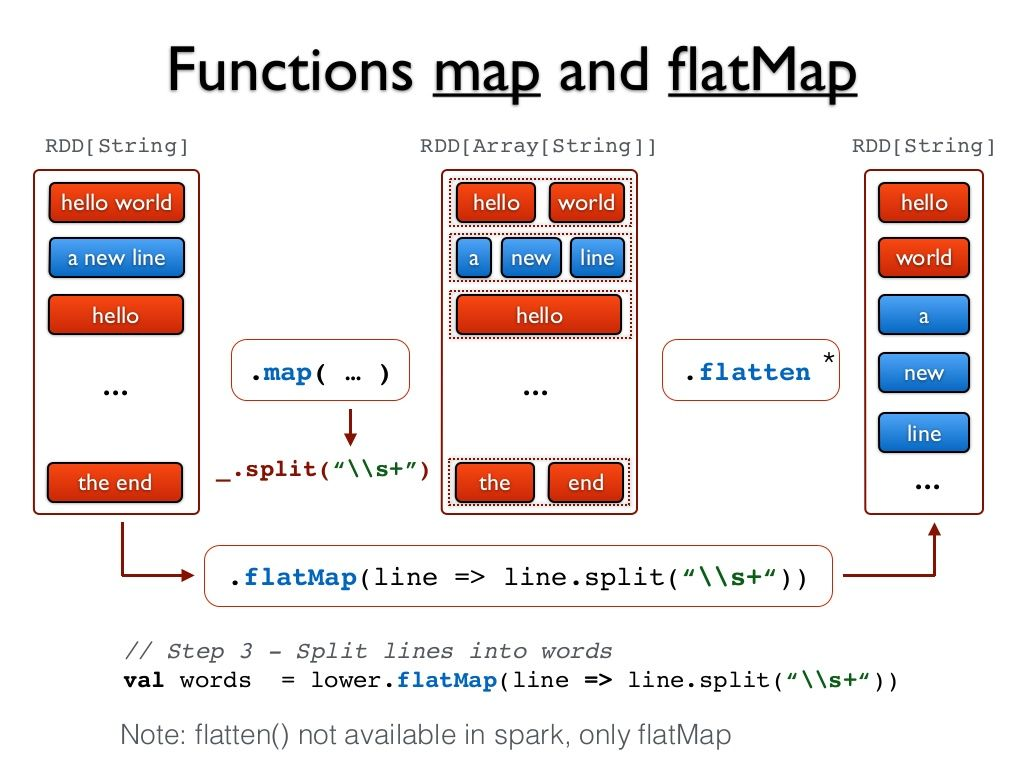
//> input picture ML & DL/DMIA_Industry_2019_Spring/seminar02/img/flatMap.jpg, 1024 x 768 px
$ ./main '../../../ML & DL/DMIA_Industry_2019_Spring/seminar02/img/flatMap.jpg' '../../../ML & DL/DMIA_Industry_2019_Spring/seminar02/img/reduceByKey.jpg'   (built with g++ and OpenCV 4)
//> lines starting //> are read from the running program, lines starting //| are printed output that depends on the picture; after the words box and inside, x2 and y2 are one past the last pixel; in counts of white or black regions, pixels touching at a corner belong together
#include <opencv2/imgcodecs.hpp>
#include <opencv2/highgui.hpp>
#include <opencv2/imgproc.hpp>
#include <iostream>

using namespace std;
using namespace cv;

static void help(char* progName)
{
    cout << endl
        <<  "This program shows how to filter images with mask: the write it yourself and the"
        << "filter2d way. " << endl
        <<  "Usage:"                                                                        << endl
        << progName << " [image_path -- default lena.jpg] [G -- grayscale] "        << endl << endl;
}


void Sharpen(const Mat& myImage,Mat& Result);

int main( int argc, char* argv[])
{
    help(argv[0]);
    const char* filename = argv[1];

    Mat src, dst0, dst1;

    if (argc >= 3 && !strcmp("G", argv[2]))
        src = imread(filename, IMREAD_GRAYSCALE);
    else
        src = imread(filename, IMREAD_COLOR);
//> src is the input picture: 768 rows x 1024 cols, CV_8UC3; mean B, G, R 229.3, 229.4, 235.2

    if (src.empty())
    {
        cerr << "Can't open image ["  << filename << "]" << endl;
        return EXIT_FAILURE;
    }

    namedWindow("Input", WINDOW_AUTOSIZE);
    namedWindow("Output", WINDOW_AUTOSIZE);

    imshow( "Input", src );
    double t = (double)getTickCount();

    Sharpen( src, dst0 );

    t = ((double)getTickCount() - t)/getTickFrequency();
    cout << "Hand written function time passed in seconds: " << t << endl;

    imshow( "Output", dst0 );
    waitKey();

  //![kern]
    Mat kernel = (Mat_<char>(3,3) <<  0, -1,  0,
                                   -1,  5, -1,
                                    0, -1,  0);
  //![kern]

    t = (double)getTickCount();

  //![filter2D]
    filter2D( src, dst1, src.depth(), kernel );
  //![filter2D]
    t = ((double)getTickCount() - t)/getTickFrequency();
    cout << "Built-in filter2D time passed in seconds:     " << t << endl;

    imshow( "Output", dst1 );

    waitKey();
    return EXIT_SUCCESS;
}
//! [basic_method]
void Sharpen(const Mat& myImage,Mat& Result)
{
  //! [8_bit]
    CV_Assert(myImage.depth() == CV_8U);  // accept only uchar images
  //! [8_bit]

  //! [create_channels]
    const int nChannels = myImage.channels();
//> nChannels = 3
    Result.create(myImage.size(),myImage.type());
  //! [create_channels]

  //! [basic_method_loop]
    for(int j = 1 ; j < myImage.rows-1; ++j)
    {
        const uchar* previous = myImage.ptr<uchar>(j - 1);
        const uchar* current  = myImage.ptr<uchar>(j    );
        const uchar* next     = myImage.ptr<uchar>(j + 1);

        uchar* output = Result.ptr<uchar>(j);

        for(int i= nChannels;i < nChannels*(myImage.cols-1); ++i)
        {
            *output++ = saturate_cast<uchar>(5*current[i]
                         -current[i-nChannels] - current[i+nChannels] - previous[i] - next[i]);
        }
    }
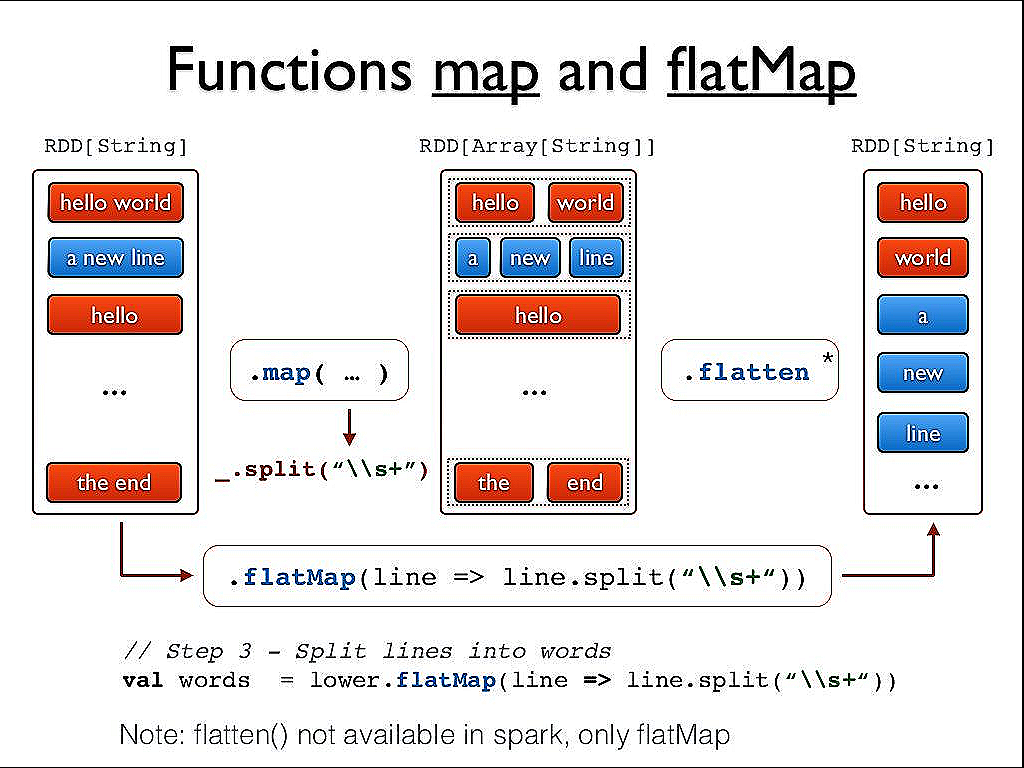
//> Result: 768 rows x 1024 cols, CV_8UC3; mean B, G, R 227.6, 227.4, 232.2
  //! [basic_method_loop]

  //! [borders]
    Result.row(0).setTo(Scalar(0));
    Result.row(Result.rows-1).setTo(Scalar(0));
    Result.col(0).setTo(Scalar(0));
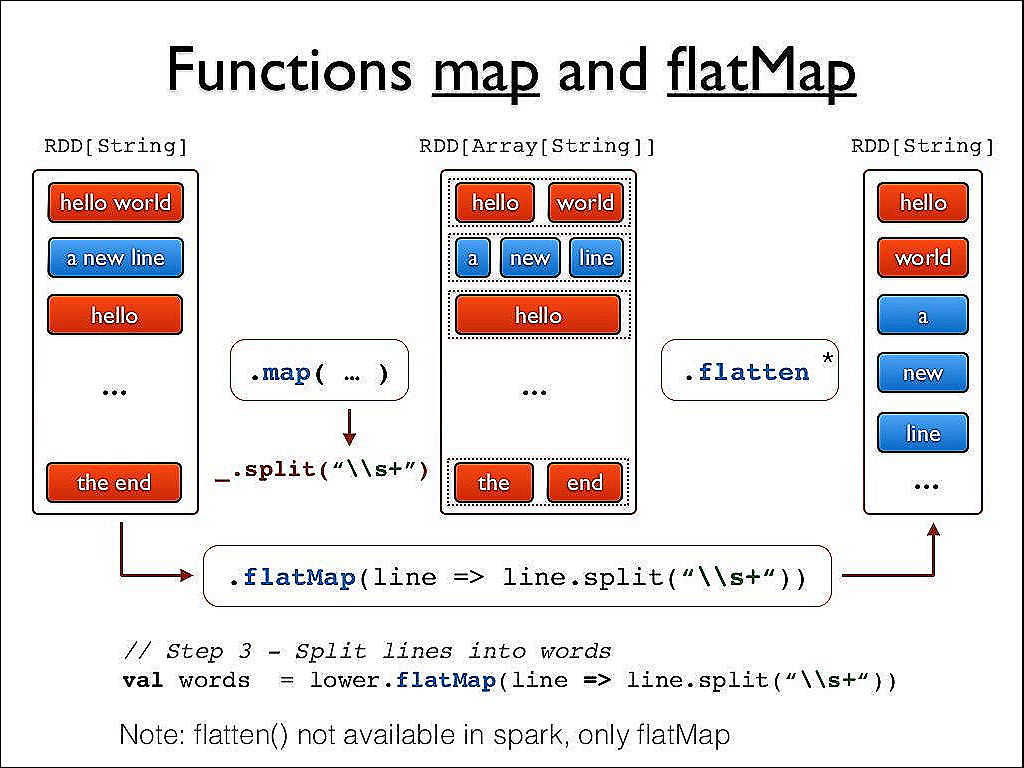
//> Result: 768 rows x 1024 cols, CV_8UC3; 0.1% of pixels changed, all inside (x1, y1, x2, y2) = (0, 1, 1, 767)
//> in main, `filter2D( src, dst1, src.depth(), kernel );`:
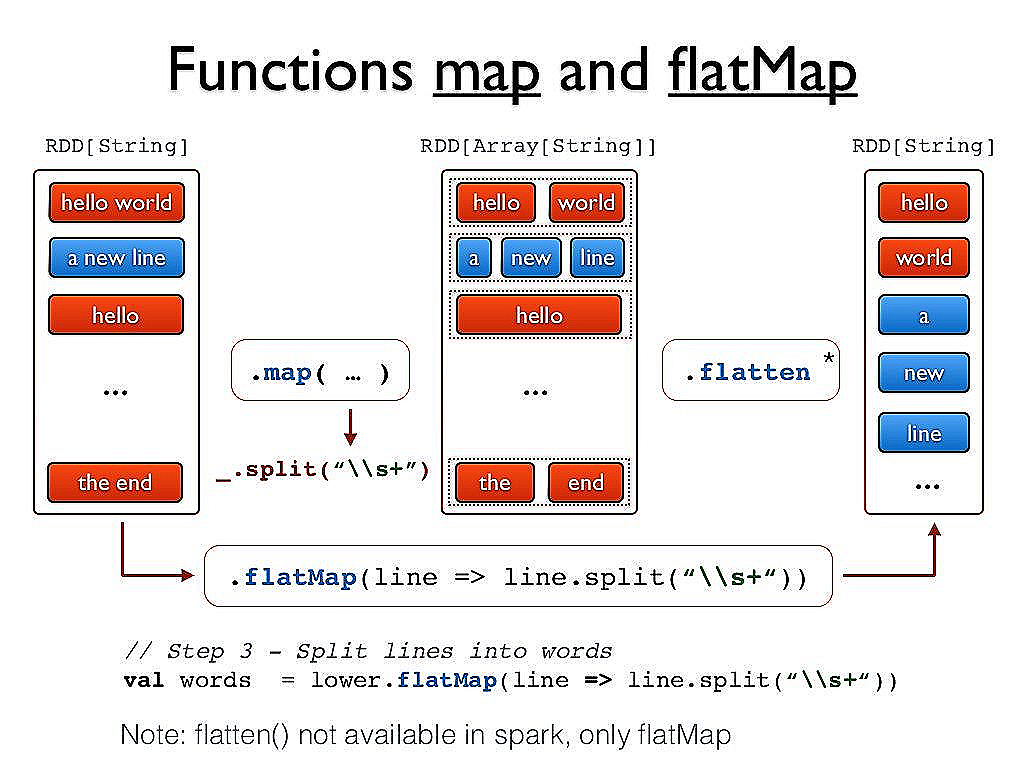
//> dst1: 768 rows x 1024 cols, CV_8UC3; mean B, G, R 228.7, 228.6, 233.4
    Result.col(Result.cols-1).setTo(Scalar(0));
  //! [borders]
}
//! [basic_method]

$ run again, on ML & DL/DMIA_Industry_2019_Spring/seminar02/img/wordcount.png
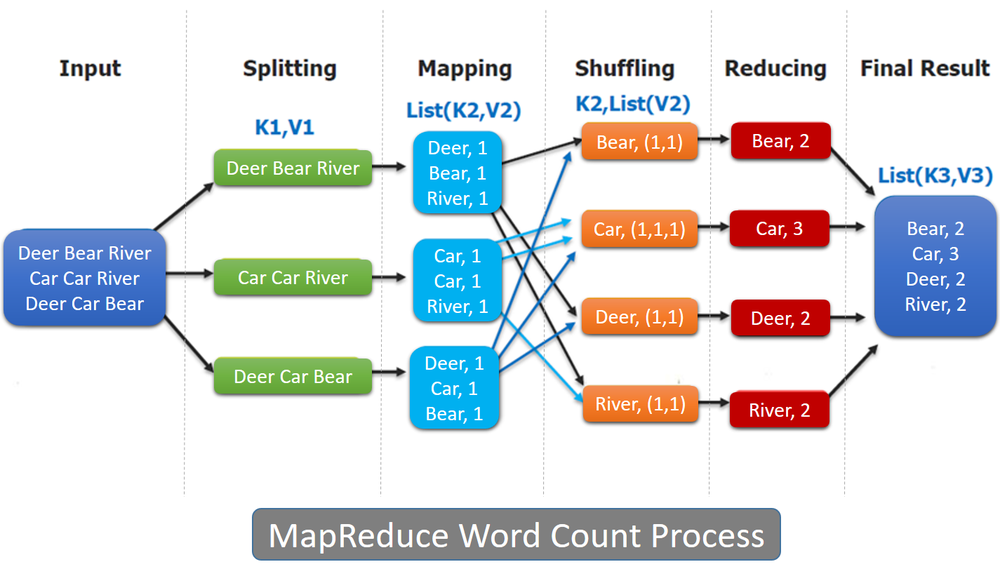
//> input picture ML & DL/DMIA_Industry_2019_Spring/seminar02/img/wordcount.png, 1000 x 569 px, shrunk from 1425 x 811 before the run
//> src is the input picture: 569 rows x 1000 cols, CV_8UC3; mean B, G, R 223.4, 220.9, 217.4
//> in Sharpen, `Result.col(0).setTo(Scalar(0));`:
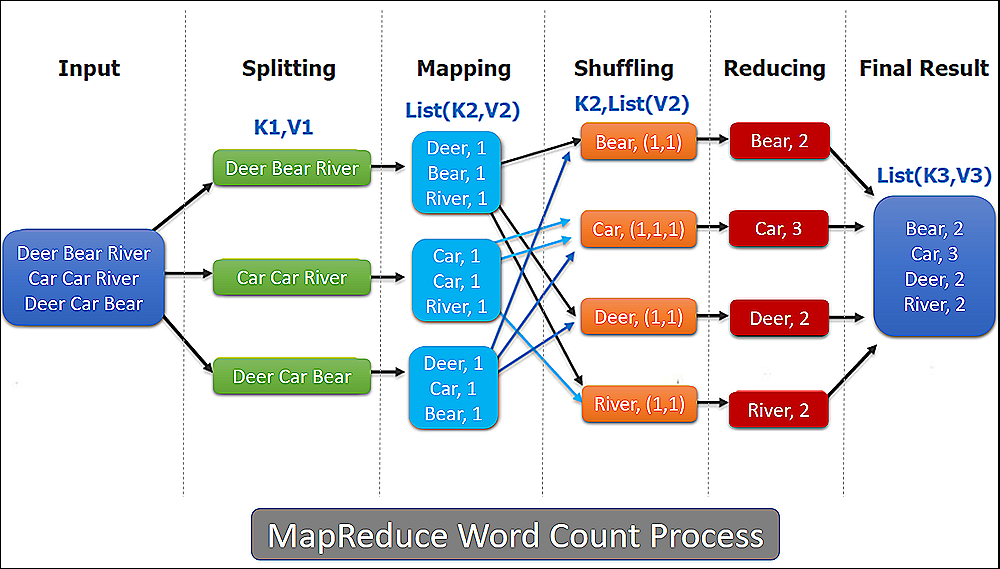
//> Result: 569 rows x 1000 cols, CV_8UC3; mean B, G, R 220.3, 217.1, 214.4
//> `filter2D( src, dst1, src.depth(), kernel );`:
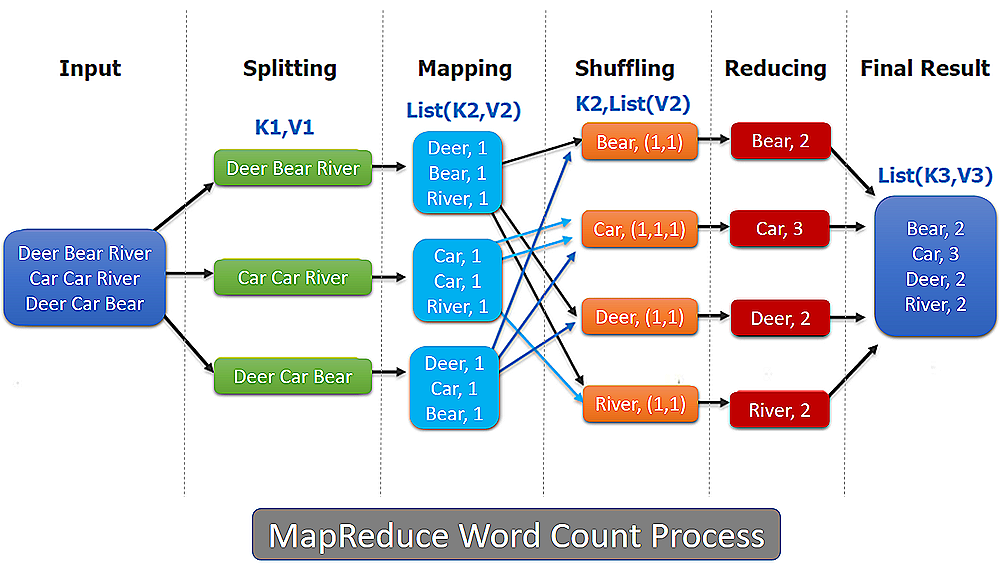
//> dst1: 569 rows x 1000 cols, CV_8UC3; mean B, G, R 221.9, 218.7, 216.1
